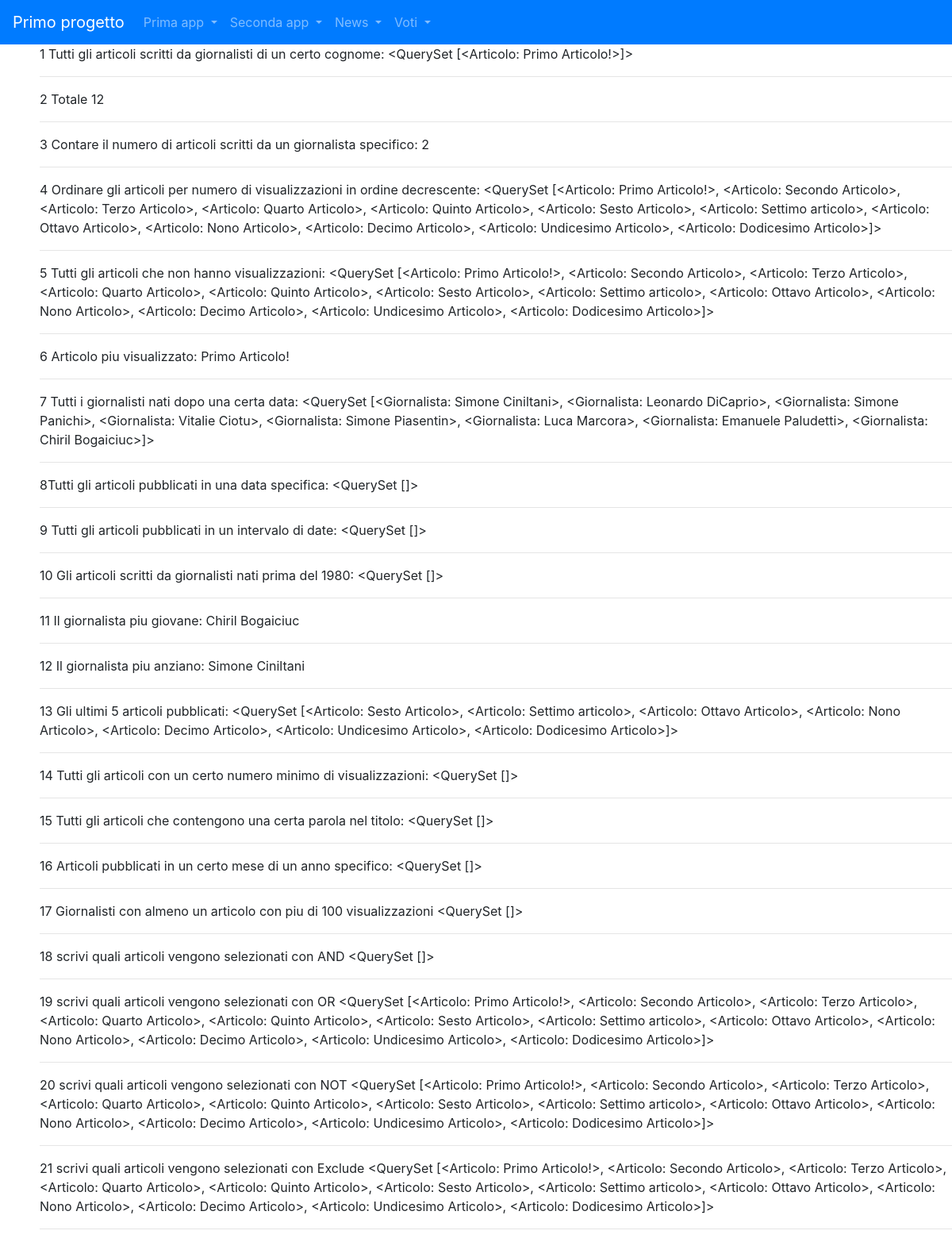
Page /news/query_base/ on the committed database.
### news/models.py (models this page shows)
class Articolo(models.Model):
    titolo = models.CharField(max_length=100)
    contenuto = models.TextField()
    giornalista=models.ForeignKey(Giornalista,on_delete=models.CASCADE,related_name="articoli")
    data=models.DateField(auto_now=True,blank=True)
    visualizzazioni=models.IntegerField(default=0,blank=True)
    def __str__(self):
        return self.titolo
    class Meta:
        verbose_name="Articolo"
        verbose_name_plural="Articoli"

class Giornalista(models.Model):
    nome = models.CharField(max_length=20)
    cognome = models.CharField(max_length=20)
    anno_di_nascita = models.DateField(blank=True,null=True)
    def __str__(self):
        return self.nome + " "+ self.cognome
    class Meta:
        verbose_name= "Giornalista"
        verbose_name_plural="Giornalisti"

### news/views.py (the view)
# urls.py: path("news/query_base/",queryBase,name="query_base"),
def queryBase(request):
    articoli_cognome = Articolo.objects.filter(giornalista__cognome='Ciniltani')
    numero_totale_articoli=Articolo.objects.count()
    giornalista_1=Giornalista.objects.get(id=7)
    numero_articoli_giornalista_1=Articolo.objects.filter(giornalista=giornalista_1).count()
    articoli_ordinati = Articolo.objects.order_by("-visualizzazioni")
    articoli_senza_visualizzazioni = Articolo.objects.filter(visualizzazioni=0)
    articolo_piu_visualizzazto= Articolo.objects.order_by('-visualizzazioni').first()
    giornalisti_data=Giornalista.objects.filter(anno_di_nascita__gt=datetime.date(1990,1,1))
    articoli_del_giorno=Articolo.objects.filter(data=datetime.date(2023,1,1))
    articoli_periodo=Articolo.objects.filter(data__range=(datetime.date(2023,1,1),datetime.date(2023,12,31)))
    giornalisti_nati=Giornalista.objects.filter(anno_di_nascita__lt=datetime.date(1980,1,1))
    articoli_giornalisti=Articolo.objects.filter(giornalista__in=giornalisti_nati)
    giornalista_giovane = Giornalista.objects.order_by('anno_di_nascita').first()
    giornalista_anziano=Giornalista.objects.order_by("-anno_di_nascita").first()
    ultimi = Articolo.objects.order_by("-data")[5:]
    articoli_minime_visualizzazioni=Articolo.objects.filter(visualizzazioni__gte=100)
    articoli_parola= Articolo.objects.filter(titolo__icontains="importante")
    articoli_mese_anno=Articolo.objects.filter(data__month=1, data__year=2023)
    giornalisti_con_articoli_popolari = Giornalista.objects.filter(articoli__visualizzazioni__gte=100).distinct()
    """
    spiegazione dettagliata:
    Giornalista.objects:Inizia dalla classe del modello Giornalista.
    .filter(articoli__visualizzazioni__gte=100):Utilizza il metodo filter() per filtrare i giornalisti
    in base al campo visualizzazioni nel modello Articolo. La notaziuone articoli__visualizzazioni indica
    che si sta seguendo la relazione inversa dalla classe Giornalista alla classe Articolo attraverso
    il campo foreignKey giornalista nel modello Articolo.
    .distinct(): E' un metodo assiccura che i risultati siano distintio, eliminando eventuali duplicati.
    In questo caso, cio è utile perchè un giornalista potrebbe essere associato a più articoli che soddisfano
    il criterio e vogliamo ottenere solo una volta ogni giornalista che ha scritto almeno un articolo popolare.
    """
    data = datetime.date(1990,1,1)
    visualizzazioni = 50
    articoli_con_and = Articolo.objects.filter(giornalista__anno_di_nascita__gt=data, visualizzazioni__gte=visualizzazioni)
    from django.db.models import Q
    articoli_con_or = Articolo.objects.filter(Q(giornalista__anno_di_nascita__gt=data) | Q(visualizzazioni__lte=visualizzazioni))
    articoli_con_not = Articolo.objects.filter(~Q(giornalista__anno_di_nascita__lt=data))
    articoli_con_not_exclude=Articolo.objects.exclude(giornalista__anno_di_nascita__lt=data)
    context={
        'articoli_cognome':articoli_cognome,
        'numero_totale_articoli':numero_totale_articoli,
        'numero_articoli_giornalista_1':numero_articoli_giornalista_1,
        'articoli_ordinati':articoli_ordinati,
        'articoli_senza_visualizzazioni':articoli_senza_visualizzazioni,
        'articolo_piu_visualizzazto':articolo_piu_visualizzazto,
        'giornalisti_data':giornalisti_data,
        'articoli_del_giorno':articoli_del_giorno,
        'articoli_periodo':articoli_periodo,
        'articoli_giornalisti':articoli_giornalisti,
        'giornalista_giovane':giornalista_giovane,
        'giornalista_anziano':giornalista_anziano,
        'ultimi':ultimi,
        'articoli_minime_visualizzazioni':articoli_minime_visualizzazioni,
        'articoli_parola':articoli_parola,
        'articoli_mese_anno':articoli_mese_anno,
        'giornalisti_con_articoli_popolari':giornalisti_con_articoli_popolari,
        'articoli_con_and':articoli_con_and,
        'articoli_con_or':articoli_con_or,
        'articoli_con_not':articoli_con_not,
        'articoli_con_not_exclude':articoli_con_not_exclude
    }
    return render(request,'query_base.html',context)

### news/templates/query_base.html (shortened to what this page needs)
{% extends "primo_progetto/base.html" %}
{%block content%}
    <p>1 Tutti gli articoli scritti da giornalisti di un certo cognome: {{articoli_cognome}} </p>
    <hr>
    <p>2 Totale {{numero_totale_articoli}} </p>
    <hr>
    <p>3 Contare il numero di articoli scritti da un giornalista specifico: {{numero_articoli_giornalista_1}} </p>
    <hr>
    <p>4 Ordinare gli articoli per numero di visualizzazioni in ordine decrescente: {{articoli_ordinati}} </p>
    <hr>
    <p>5 Tutti gli articoli che non hanno visualizzazioni: {{articoli_senza_visualizzazioni}}</p>
    <hr>
    <p>6 Articolo piu visualizzato: {{articolo_piu_visualizzazto}} </p>
    <hr>
    <p>7 Tutti i giornalisti nati dopo una certa data: {{giornalisti_data}}</p>
    <hr>
    <p>8Tutti gli articoli pubblicati in una data specifica: {{articoli_del_giorno}} </p>
    <hr>
    <p>9 Tutti gli articoli pubblicati in un intervalo di date: {{articoli_periodo}} </p>
    <hr>
    <p>10 Gli articoli scritti da giornalisti nati prima del 1980: {{articoli_giornalisti}}</p>
    <hr>
    <p>11 Il giornalista piu giovane: {{giornalista_giovane}} </p>
    <hr>
    <p>12 Il giornalista piu anziano: {{giornalista_anziano}} </p>
    <hr>
    <p>13 Gli ultimi 5 articoli pubblicati: {{ultimi}} </p>
    <hr>
    <p>14 Tutti gli articoli con un certo numero minimo di visualizzazioni: {{articoli_minime_visualizzazioni}} </p>
    <hr>
    <p>15 Tutti gli articoli che contengono una certa parola nel titolo: {{articoli_parola}} </p>
    <hr>
    <p>16 Articoli pubblicati in un certo mese di un anno specifico: {{articoli_mese_anno}} </p>
    <hr>
    <p>17 Giornalisti con almeno un articolo con piu di 100 visualizzazioni {{giornalisti_con_articoli_popolari}}</p>
    <hr>
    <p>18 scrivi quali articoli vengono selezionati con AND {{articoli_con_and}}</p>
    <hr>
    <p>19 scrivi quali articoli vengono selezionati con OR {{articoli_con_or}}</p>
    <hr>
    <p>20 scrivi quali articoli vengono selezionati con NOT {{articoli_con_not}}</p>
    <hr>
    <p>21 scrivi quali articoli vengono selezionati con Exclude {{articoli_con_not_exclude}}</p>
    <hr>
    {%endblock content%}

### rows in the picture
Articolo: titolo "<QuerySet [<Articolo: Primo Articolo!>]>", titolo.titolo "<QuerySet [<Articolo: Primo Articolo!>, <Articolo: Secondo Articolo>, <Articolo: Terzo Articolo>, <Articolo: Quarto Articolo>, <Articolo: Quinto Articolo>, <Articolo: Sesto Articolo>, <Articolo: Settimo articolo>, <Articolo: Ottavo Articolo>, <Articolo: Nono Articolo>, <Articolo: Decimo Articolo>, <Articolo: Undicesimo Articolo>, <Articolo: Dodicesimo Articolo>]>", titolo "Primo Articolo!"
Giornalista: nome+cognome "<QuerySet [<Giornalista: Simone Ciniltani>, <Giornalista: Leonardo DiCaprio>, <Giornalista: Simone Panichi>, <Giornalista: Vitalie Ciotu>, <Giornalista: Simone Piasentin>, <Giornalista: Luca Marcora>, <Giornalista: Emanuele Paludetti>, <Giornalista: Chiril Bogaiciuc>]>", nome+cognome "Simone Ciniltani"
Giornalista: nome+cognome "Chiril Bogaiciuc"
Articolo: titolo.titolo "<QuerySet [<Articolo: Sesto Articolo>, <Articolo: Settimo articolo>, <Articolo: Ottavo Articolo>, <Articolo: Nono Articolo>, <Articolo: Decimo Articolo>, <Articolo: Undicesimo Articolo>, <Articolo: Dodicesimo Articolo>]>"

### other values in the picture
{{ numero_totale_articoli }} "12"
{{ numero_articoli_giornalista_1 }} "2"
{{ articoli_del_giorno }} "<QuerySet []>"
{{ articoli_periodo }} "<QuerySet []>"
{{ articoli_giornalisti }} "<QuerySet []>"
{{ articoli_minime_visualizzazioni }} "<QuerySet []>"
{{ articoli_parola }} "<QuerySet []>"
{{ articoli_mese_anno }} "<QuerySet []>"
{{ giornalisti_con_articoli_popolari }} "<QuerySet []>"
{{ articoli_con_and }} "<QuerySet []>"
